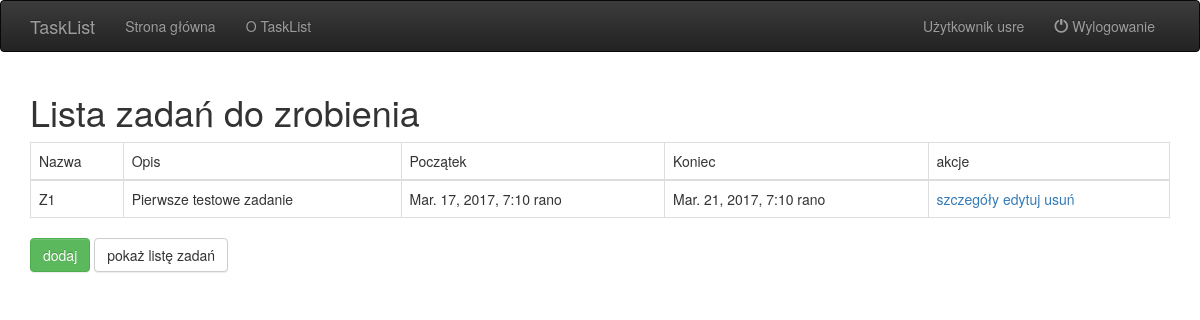
Page /tasks/todo/ (signed in) on the earlier database version.
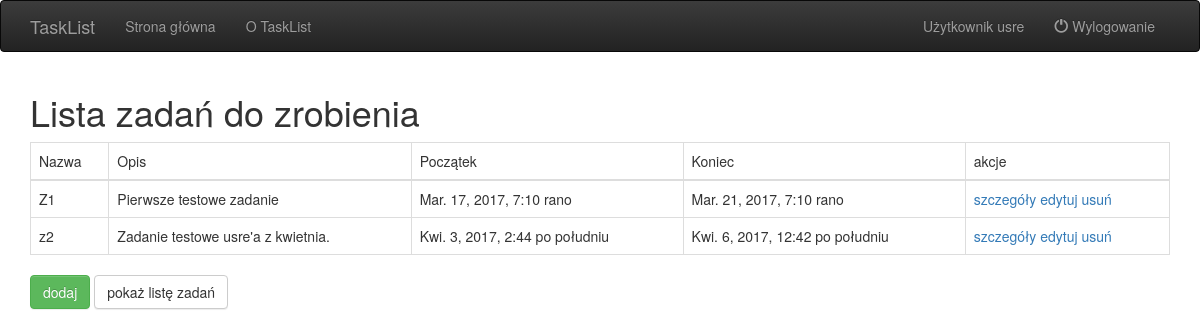
Same page on the later database version.
### TaskList/models.py (models this page shows, shortened)
class Task(models.Model):
    user = models.ForeignKey(User)
    name = models.CharField(max_length=256)
    description = models.TextField(max_length=4000)
    start = models.DateTimeField(default=datetime.now)
    end = models.DateTimeField(default=datetime.now)
    done = models.BooleanField()

### TaskList/list_views.py (the view)
# urls.py: url(r'^tasks/todo/$', list_views.TaskListFilteredByFlagDone.as_view(done=False), name='task_list_todo'),
@method_decorator(login_required, 'dispatch')
class TaskListFilteredByFlagDone(ListView):
    done = True
    allow_empty = True
    template_name = "TaskList/task_list_filt.html"
    def get_queryset(self):
        return Task.objects.filter(user=self.request.user.pk, done=self.done)
    def get_context_data(self, **kwargs):
        context = super(TaskListFilteredByFlagDone, self).get_context_data(**kwargs)
        context['user'] = self.request.user
        return context

### TaskList/AuthenticationBackend.py (called while the page is built)
    def get_user(self, user_id):
        try:
            return User.objects.get(pk=user_id)
        except User.DoesNotExist:
            return None

### TaskList/templates/TaskList/task_list_filt.html (shortened to what this page needs)
{% extends "layout.html" %}
{% block content %}
	{% if view.done %}
	<h1>Lista wykonanych zadań</h1>
	{% else %}
	<h1>Lista zadań do zrobienia</h1>
	{% endif %}
	<table class="table table-bordered">
		<thead>
		<tr>
			<td>Nazwa</td><td>Opis</td><td>Początek</td><td>Koniec</td><td>akcje</td>
		</tr>
		</thead>
		<tbody>
		{% for task in object_list %}
		<tr>
			<td>{{task.name}}</td><td>{{task.description}}</td><td>{{task.start}}</td><td>{{task.end}}</td>
			<td>
				<a href="{% url 'task_details' task.id %}">szczegóły</a>
				<a href="{% url 'task_edit' task.id %}">edytuj</a>
				<a href="{% url 'task_delete' task.id %}">usuń</a>
			</td>
		</tr>
		{% empty %}
		<tr>
            Brak zadań {% if view.done %}wykonanych.{% else %}do wykonania.{% endif %}
		</tr>
		{% endfor %}
		</tbody>
	</table>
	<a class="btn btn-success" href="{% url 'task_new' %}">dodaj</a>
	<a class="btn btn-default" href="{% url 'task_list' %}">pokaż listę zadań</a>
{% endblock %}

Differences in the rows shown:
added Task: name "z2", description "Zadanie testowe usre'a z kwietnia.", start "Kwi. 3, 2017, 2:44 po południu", end "Kwi. 6, 2017, 12:42 po południu"
